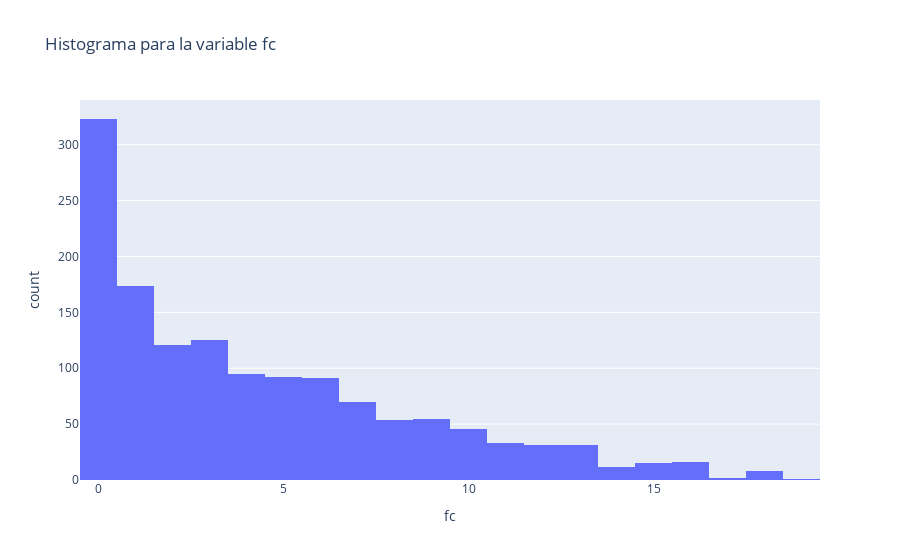

Here is the notebook cell this chart was saved with:
### Markdown cell above
Para la variable fc, se tiene una desviación estandar un poco alta, y una asimetría positiva, no existen valores negativos lo cual es un buen indicador ya que para la variable fc, tener megapixeles negativos no tendría sentido, sin embargo existen unos datos atípicos, los cuales no serán tratados para este estudio.

### Code cell
get_stats_from_column(data_train, numeric_columns[2])

### Figure 1 — Plotly figure (JSON) as saved in the notebook; plotly's stock layout.template omitted (floating-point values rounded to 4 significant figures; data arrays with more than 128 entries replaced by an {"elided": "..."} marker saying what was removed)
{"data": [{"alignmentgroup": "True", "bingroup": "x", "hovertemplate": "fc=%{x}<br>count=%{y}<extra></extra>", "legendgroup": "", "marker": {"color": "#636efa", "pattern": {"shape": ""}}, "name": "", "offsetgroup": "", "orientation": "v", "showlegend": false, "type": "histogram", "x": {"elided": "1395 int values"}, "xaxis": "x", "yaxis": "y"}], "layout": {"barmode": "relative", "legend": {"tracegroupgap": 0}, "title": {"text": "Histograma para la variable fc"}, "xaxis": {"anchor": "y", "domain": [0, 1], "title": {"text": "fc"}}, "yaxis": {"anchor": "x", "domain": [0, 1], "title": {"text": "count"}}}}
